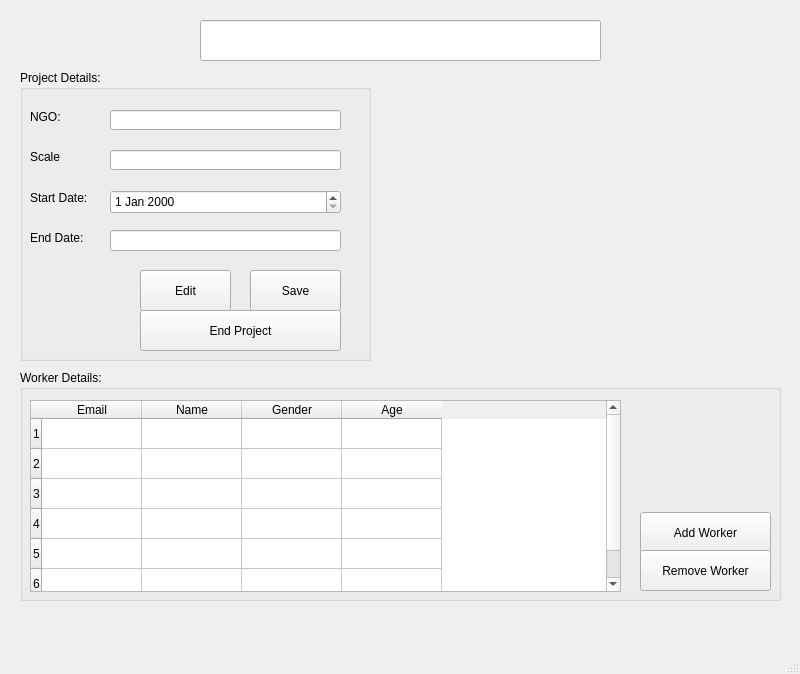
<?xml version="1.0" encoding="UTF-8"?>
<ui version="4.0">
 <class>SearchScreen</class>
 <widget class="QMainWindow" name="SearchScreen">
  <property name="geometry">
   <rect>
    <x>0</x>
    <y>0</y>
    <width>800</width>
    <height>674</height>
   </rect>
  </property>
  <property name="windowTitle">
   <string>Search</string>
  </property>
  <widget class="QWidget" name="centralwidget">
   <widget class="QLineEdit" name="projectName">
    <property name="geometry">
     <rect>
      <x>200</x>
      <y>20</y>
      <width>401</width>
      <height>41</height>
     </rect>
    </property>
    <property name="text">
     <string/>
    </property>
   </widget>
   <widget class="QGroupBox" name="groupBox">
    <property name="geometry">
     <rect>
      <x>20</x>
      <y>70</y>
      <width>351</width>
      <height>291</height>
     </rect>
    </property>
    <property name="title">
     <string>Project Details:</string>
    </property>
    <widget class="QLabel" name="label_2">
     <property name="geometry">
      <rect>
       <x>10</x>
       <y>40</y>
       <width>47</width>
       <height>13</height>
      </rect>
     </property>
     <property name="text">
      <string>NGO:</string>
     </property>
    </widget>
    <widget class="QLabel" name="label_3">
     <property name="geometry">
      <rect>
       <x>10</x>
       <y>80</y>
       <width>47</width>
       <height>13</height>
      </rect>
     </property>
     <property name="text">
      <string>Scale</string>
     </property>
    </widget>
    <widget class="QLabel" name="label_4">
     <property name="geometry">
      <rect>
       <x>10</x>
       <y>120</y>
       <width>71</width>
       <height>16</height>
      </rect>
     </property>
     <property name="text">
      <string>Start Date:</string>
     </property>
    </widget>
    <widget class="QLineEdit" name="ngoName">
     <property name="geometry">
      <rect>
       <x>90</x>
       <y>40</y>
       <width>231</width>
       <height>20</height>
      </rect>
     </property>
    </widget>
    <widget class="QLineEdit" name="projectScale">
     <property name="geometry">
      <rect>
       <x>90</x>
       <y>80</y>
       <width>231</width>
       <height>20</height>
      </rect>
     </property>
    </widget>
    <widget class="QDateEdit" name="projectStartDate">
     <property name="geometry">
      <rect>
       <x>90</x>
       <y>120</y>
       <width>231</width>
       <height>24</height>
      </rect>
     </property>
    </widget>
    <widget class="QLabel" name="label_5">
     <property name="geometry">
      <rect>
       <x>10</x>
       <y>160</y>
       <width>71</width>
       <height>16</height>
      </rect>
     </property>
     <property name="text">
      <string>End Date:</string>
     </property>
    </widget>
    <widget class="QPushButton" name="projectSaveBtn">
     <property name="geometry">
      <rect>
       <x>230</x>
       <y>200</y>
       <width>91</width>
       <height>41</height>
      </rect>
     </property>
     <property name="text">
      <string>Save</string>
     </property>
    </widget>
    <widget class="QPushButton" name="projectEditBtn">
     <property name="geometry">
      <rect>
       <x>120</x>
       <y>200</y>
       <width>91</width>
       <height>41</height>
      </rect>
     </property>
     <property name="text">
      <string>Edit</string>
     </property>
    </widget>
    <widget class="QPushButton" name="endProjectBtn">
     <property name="geometry">
      <rect>
       <x>120</x>
       <y>240</y>
       <width>201</width>
       <height>41</height>
      </rect>
     </property>
     <property name="text">
      <string>End Project</string>
     </property>
    </widget>
    <widget class="QLineEdit" name="projectEndDate">
     <property name="geometry">
      <rect>
       <x>90</x>
       <y>160</y>
       <width>231</width>
       <height>21</height>
      </rect>
     </property>
    </widget>
   </widget>
   <widget class="QGroupBox" name="groupBox_2">
    <property name="geometry">
     <rect>
      <x>20</x>
      <y>370</y>
      <width>761</width>
      <height>231</height>
     </rect>
    </property>
    <property name="title">
     <string>Worker Details:</string>
    </property>
    <widget class="QPushButton" name="addWorkerBtn">
     <property name="geometry">
      <rect>
       <x>620</x>
       <y>142</y>
       <width>131</width>
       <height>41</height>
      </rect>
     </property>
     <property name="text">
      <string>Add Worker</string>
     </property>
    </widget>
    <widget class="QTableWidget" name="workerDetails">
     <property name="geometry">
      <rect>
       <x>10</x>
       <y>30</y>
       <width>591</width>
       <height>192</height>
      </rect>
     </property>
     <property name="rowCount">
      <number>6</number>
     </property>
     <row/>
     <row/>
     <row/>
     <row/>
     <row/>
     <row/>
     <column>
      <property name="text">
       <string>Email</string>
      </property>
     </column>
     <column>
      <property name="text">
       <string>Name</string>
      </property>
     </column>
     <column>
      <property name="text">
       <string>Gender</string>
      </property>
     </column>
     <column>
      <property name="text">
       <string>Age</string>
      </property>
     </column>
    </widget>
    <widget class="QPushButton" name="removeWorkerBtn">
     <property name="geometry">
      <rect>
       <x>620</x>
       <y>180</y>
       <width>131</width>
       <height>41</height>
      </rect>
     </property>
     <property name="text">
      <string>Remove Worker</string>
     </property>
    </widget>
   </widget>
  </widget>
  <widget class="QMenuBar" name="menubar">
   <property name="geometry">
    <rect>
     <x>0</x>
     <y>0</y>
     <width>800</width>
     <height>36</height>
    </rect>
   </property>
  </widget>
  <widget class="QStatusBar" name="statusbar"/>
 </widget>
 <resources/>
 <connections/>
</ui>
